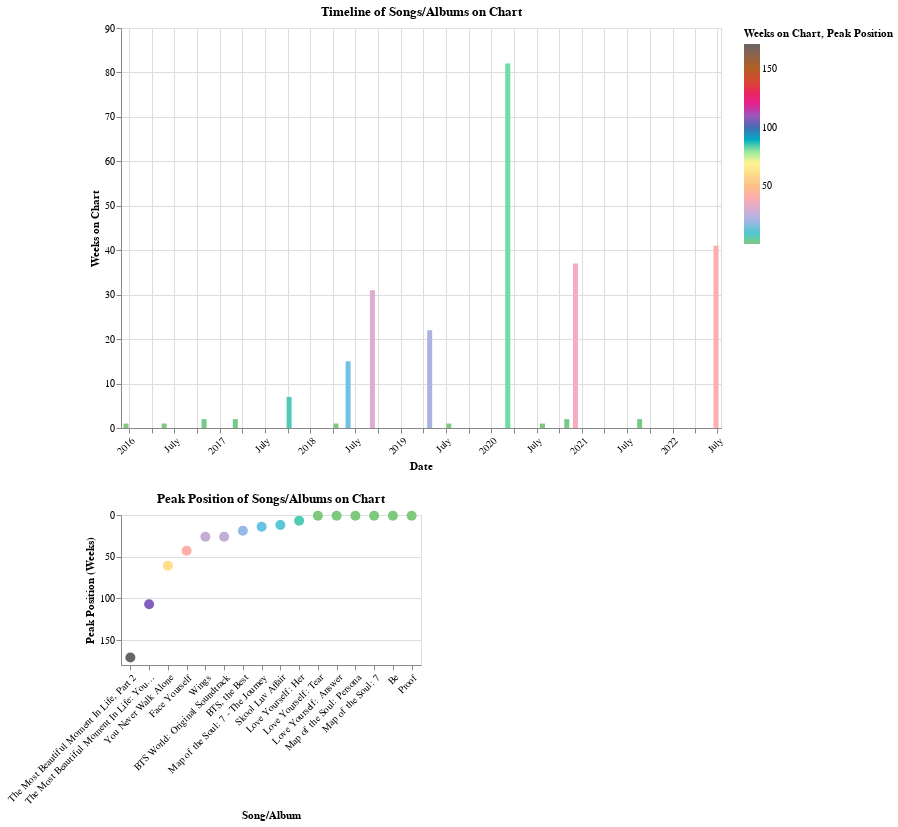

The code cell stored with this chart in its notebook:
### Code cell
final_chart

### Figure 1 — Vega-Lite specification as saved in the notebook (floating-point values rounded to 4 significant figures)
{"config": {"view": {"continuousWidth": 300, "continuousHeight": 300}}, "vconcat": [{"mark": {"type": "bar"}, "encoding": {"color": {"field": "Weeks on Chart", "scale": {"scheme": "accent"}, "title": "Weeks on Chart", "type": "quantitative"}, "tooltip": [{"field": "Song/Album Title", "title": "Song/Album Title", "type": "nominal"}, {"field": "Peak Position", "title": "Peak Position", "type": "quantitative"}, {"field": "Weeks on Chart", "title": "Weeks on Chart", "type": "quantitative"}, {"field": "year", "title": "Year", "type": "ordinal"}], "x": {"axis": {"labelAngle": -45}, "field": "date", "title": "Date", "type": "temporal"}, "y": {"field": "Weeks on Chart", "title": "Weeks on Chart", "type": "quantitative"}}, "height": 400, "name": "view_42", "title": "Timeline of Songs/Albums on Chart", "width": 600}, {"mark": {"type": "circle", "size": 100}, "encoding": {"color": {"field": "Peak Position", "scale": {"scheme": "accent"}, "title": "Peak Position", "type": "quantitative"}, "opacity": {"condition": {"param": "param_16", "value": 1.0}, "value": 0.2}, "tooltip": [{"field": "Song/Album Title", "type": "nominal"}, {"field": "Peak Position", "type": "quantitative"}], "x": {"axis": {"labelAngle": -45}, "field": "Song/Album Title", "sort": "-y", "title": "Song/Album", "type": "nominal"}, "y": {"field": "Peak Position", "scale": {"reverse": true}, "title": "Peak Position (Weeks)", "type": "quantitative"}}, "height": 150, "name": "view_43", "title": "Peak Position of Songs/Albums on Chart", "transform": [{"window": [{"op": "rank", "field": "Peak Position", "as": "rank"}], "sort": [{"field": "Peak Position", "order": "ascending"}]}], "width": 300}], "data": {"name": "data-4bb679638cb569deba0f6fd5ae22bec2"}, "params": [{"name": "param_16", "select": {"type": "interval", "encodings": ["x"]}, "views": ["view_42", "view_43"]}], "$schema": "https://vega.github.io/schema/vega-lite/v5.20.1.json", "datasets": {"data-4bb679638cb569deba0f6fd5ae22bec2": [{"date": "2015-12-19T00:00:00", "Artist": "BTS", "Song/Album Title": "The Most Beautiful Moment In Life, Part 2", "Peak Position": 171, "Weeks on Chart": 1, "year": 2015, "generation": 3, "debut_years": "2012 - 2017"}, {"date": "2016-05-21T00:00:00", "Artist": "BTS", "Song/Album Title": "The Most Beautiful Moment In Life: Young Forever", "Peak Position": 107, "Weeks on Chart": 1, "year": 2016, "generation": 3, "debut_years": "2012 - 2017"}, {"date": "2016-10-29T00:00:00", "Artist": "BTS", "Song/Album Title": "Wings", "Peak Position": 26, "Weeks on Chart": 2, "year": 2016, "generation": 3, "debut_years": "2012 - 2017"}, {"date": "2017-03-04T00:00:00", "Artist": "BTS", "Song/Album Title": "You Never Walk Alone", "Peak Position": 61, "Weeks on Chart": 2, "year": 2017, "generation": 3, "debut_years": "2012 - 2017"}, {"date": "2017-10-07T00:00:00", "Artist": "BTS", "Song/Album Title": "Love Yourself: Her", "Peak Position": 7, "Weeks on Chart": 7, "year": 2017, "generation": 3, "debut_years": "2012 - 2017"}, {"date": "2018-04-14T00:00:00", "Artist": "BTS", "Song/Album Title": "Face Yourself", "Peak Position": 43, "Weeks on Chart": 1, "year": 2018, "generation": 3, "debut_years": "2012 - 2017"}, {"date": "2018-06-02T00:00:00", "Artist": "BTS", "Song/Album Title": "Love Yourself: Tear", "Peak Position": 1, "Weeks on Chart": 15, "year": 2018, "generation": 3, "debut_years": "2012 - 2017"}, {"date": "2018-09-08T00:00:00", "Artist": "BTS", "Song/Album Title": "Love Yourself: Answer", "Peak Position": 1, "Weeks on Chart": 31, "year": 2018, "generation": 3, "debut_years": "2012 - 2017"}, {"date": "2019-04-27T00:00:00", "Artist": "BTS", "Song/Album Title": "Map of the Soul: Persona", "Peak Position": 1, "Weeks on Chart": 22, "year": 2019, "generation": 3, "debut_years": "2012 - 2017"}, {"date": "2019-07-13T00:00:00", "Artist": "BTS", "Song/Album Title": "BTS World: Original Soundtrack", "Peak Position": 26, "Weeks on Chart": 1, "year": 2019, "generation": 3, "debut_years": "2012 - 2017"}, {"date": "2020-03-07T00:00:00", "Artist": "BTS", "Song/Album Title": "Map of the Soul: 7", "Peak Position": 1, "Weeks on Chart": 82, "year": 2020, "generation": 3, "debut_years": "2012 - 2017"}, {"date": "2020-07-25T00:00:00", "Artist": "BTS", "Song/Album Title": "Map of the Soul: 7 - The Journey", "Peak Position": 14, "Weeks on Chart": 1, "year": 2020, "generation": 3, "debut_years": "2012 - 2017"}, {"date": "2020-10-31T00:00:00", "Artist": "BTS", "Song/Album Title": "Skool Luv Affair", "Peak Position": 12, "Weeks on Chart": 2, "year": 2020, "generation": 3, "debut_years": "2012 - 2017"}, {"date": "2020-12-05T00:00:00", "Artist": "BTS", "Song/Album Title": "Be", "Peak Position": 1, "Weeks on Chart": 37, "year": 2020, "generation": 3, "debut_years": "2012 - 2017"}, {"date": "2021-08-21T00:00:00", "Artist": "BTS", "Song/Album Title": "BTS, the Best", "Peak Position": 19, "Weeks on Chart": 2, "year": 2021, "generation": 3, "debut_years": "2012 - 2017"}, {"date": "2022-06-25T00:00:00", "Artist": "BTS", "Song/Album Title": "Proof", "Peak Position": 1, "Weeks on Chart": 41, "year": 2022, "generation": 3, "debut_years": "2012 - 2017"}]}}
